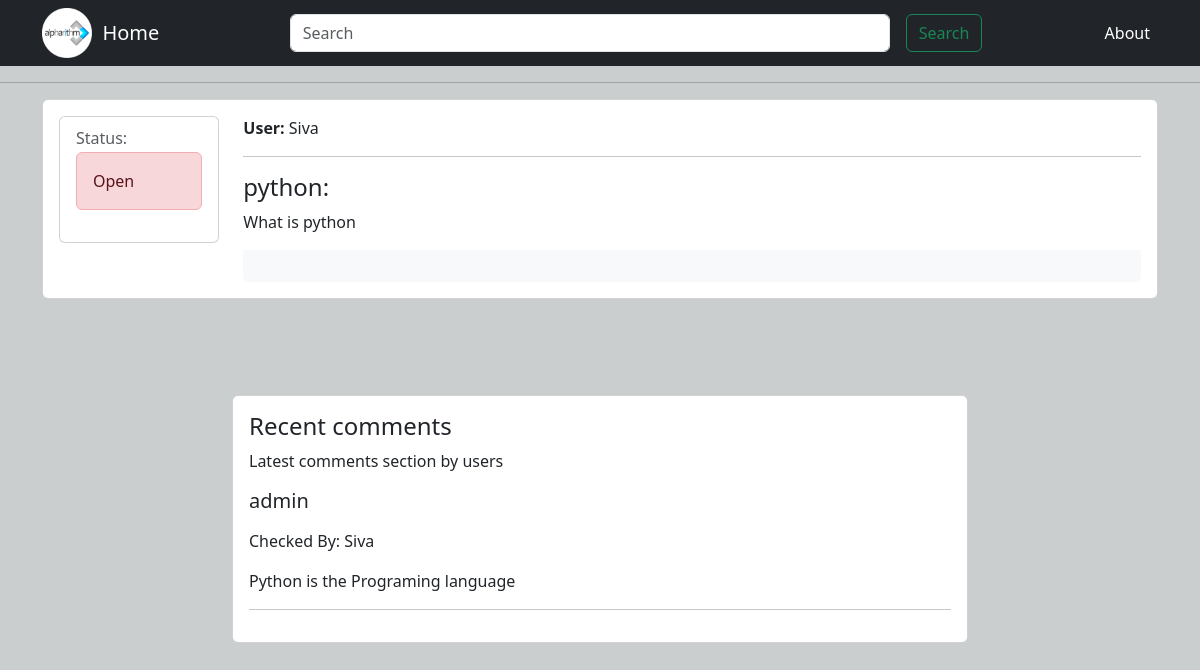
Page /tabview/17/ on the committed database.
### app1/models.py (models this page shows)
class Table(models.Model):
    username=models.CharField(max_length=50,null=True,blank=True)
    title=models.CharField(max_length=50,null=False,blank=False)
    description=models.TextField(max_length=5000,null=False,blank=False)
    status=models.BooleanField(default=False)

class Use(models.Model):
    id = models.AutoField(primary_key=True)
    user=models.CharField(max_length=50,null=True,blank=True)
    table = models.ForeignKey(Table, on_delete=models.CASCADE, related_name='replies')
    name=models.CharField(max_length=50,null=False,blank=False)
    message=models.TextField(max_length=5000,null=True,blank=True)
    likes=models.ManyToManyField(User)

### app1/views.py (the view)
# urls.py: path("tabview/<int:desc>/",views.tabview, name="tabv"),
def tabview(request,desc):
    tabv = get_object_or_404(Table, pk=desc)
    use = tabv.replies.all()
    rpf=rf()
    if request.user.username and request.user.username == tabv.username:
        if request.method == 'POST':
            sta = request.POST.get('status')
            if sta == 'True':
                tabv.status = True
            elif sta == 'False':
                tabv.status = False
            checkb= request.POST.get('check')
            if checkb == 'True':
                tabv.checkbox = True
            elif checkb == 'False':
                tabv.checkbox = False
            tabv.save()
    else:
        pass
    if request.method == 'POST' and not tabv.status:
        user = request.user.username
        message = request.POST.get('message')
        users = Use(user=user, table=tabv, message=message)
        users.save()
    return render(request, 'tablv.html', {'tabv': tabv,'user':use,'rf':rpf})

### app1/form.py
class rf(forms.ModelForm):
    message=forms.CharField(widget=forms.Textarea(attrs={'class':'form-control','placeholder':'Enter Your Commments'}))
    class Meta:
        model = Use
        fields = ['message']

### templates/tablv.html (shortened to what this page needs)
{% extends 'enc/bs.html' %}
    {% block content %}
  <section>
    <div class="container">
        <div class="row">
          <div class="col-md-14">
            <div class="card">
              <div class="card-body">
                <div class="row">
                  <div class="col-md-2">
                    <div class="card">
                      <div class="card-body">
                        <h6 class="card-subtitle mb-1 text-muted">Status:</h6>
                        {% if tabv.status %}
                          <div class="alert alert-success" role="alert">Closed</div>
                        {% else %}
                          <div class="alert alert-danger" role="alert">Open</div>
                        {% endif %}
                      </div>
                    </div>
                  </div>
                  <div class="col-md-10">
                    <label for="" class="card-text" > <b>User: </b> {{ tabv.username }} </label>
                    <hr>
                    <h4 class="card-title">{{ tabv.title }}:</h4>
                    <p class="card-text">{{ tabv.description }}</p>
                    <div class="card-footer py-3 border-0" style="background-color: #f8f9fa;">
                  </div>
                </div>
              </div>
            </div>
          </div>
        </div>
      </div>
</section>
<div class="container my-5 py-5">
  <div class="row">
    <div class="col-md-12 col-lg-8 mx-auto">
      <div class="card">
        <div class="card-body">
          <h4 class="card-title">Recent comments</h4>
          <p class="card-text">Latest comments section by users</p>
          <div class="media mb-3">
            <div class="media-body">
              {% for user in user %}
              <h5 class="mt-0">{{user.user}}</h5>
              <p style="font-weight: 400;" >
            {% if user.likes.exists %}
            <ul class="list-group">
              {% for liked_user in user.likes.all %}
                Checked By:  {{ liked_user.username }}
              {% endfor %}
            </ul>
          {% endif %}
            </p>
              {{user.message}}
            <hr>
              {% endfor %}
            </div>
          </div>
        </div>
      </div>
    </div>
  </div>
</div>
{% endblock content %}

### rows in the picture
Table: username "Siva", title "python", description "What is python"
Use: user "admin", message "Python is the Programing language"

### other values in the picture
{{ liked_user.username }} "Siva"
